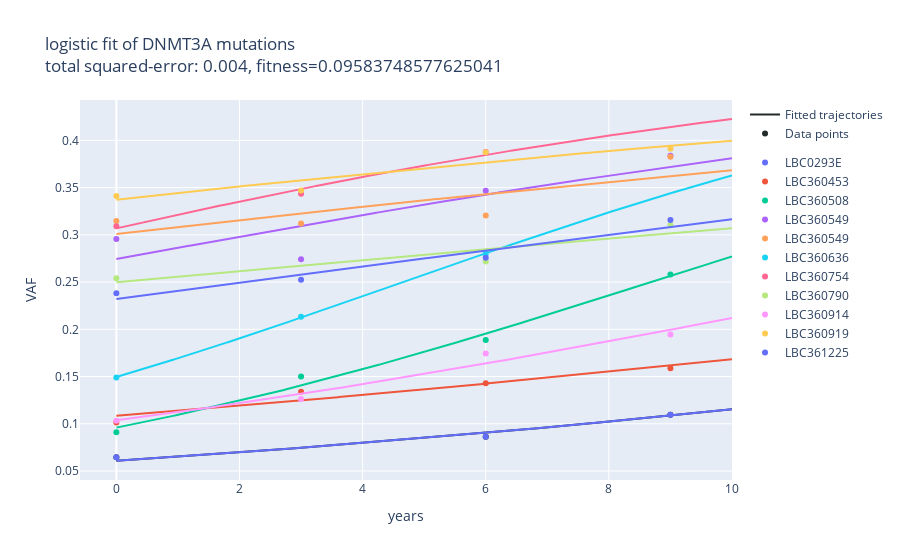

Here is the notebook cell this chart was saved with:
### Markdown cell above
We can now check the fitted trajectories and model report

### Code cell
DNMT3A.plot()

### Figure 1 — Plotly figure (JSON) as saved in the notebook; plotly's stock layout.template omitted (floating-point values rounded to 4 significant figures; data arrays with more than 128 entries replaced by an {"elided": "..."} marker saying what was removed)
{"data": [{"legendgroup": "group", "line": {"color": "#222A2A"}, "mode": "lines", "name": "Fitted trajectories", "type": "scatter", "x": {"elided": "1000 float values"}, "y": {"elided": "1000 float values"}}, {"legendgroup": "group", "line": {"color": "#222A2A"}, "mode": "markers", "name": "Data points", "type": "scatter", "x": [0, 6, 9], "y": [0.0646, 0.0862, 0.1097]}, {"legendgroup": "group2", "line": {"color": "#636EFA"}, "mode": "markers", "name": "LBC0293E", "type": "scatter", "x": [0, 6, 9], "y": [0.0646, 0.0862, 0.1097]}, {"legendgroup": "group2", "line": {"color": "#636EFA"}, "mode": "lines", "name": "Fitted trajectories", "showlegend": false, "type": "scatter", "x": {"elided": "1000 float values"}, "y": {"elided": "1000 float values"}}, {"legendgroup": "group2", "line": {"color": "#EF553B"}, "mode": "markers", "name": "LBC360453", "type": "scatter", "x": [0, 3, 6, 9], "y": [0.1015, 0.134, 0.143, 0.1588]}, {"legendgroup": "group2", "line": {"color": "#EF553B"}, "mode": "lines", "name": "Fitted trajectories", "showlegend": false, "type": "scatter", "x": {"elided": "1000 float values"}, "y": {"elided": "1000 float values"}}, {"legendgroup": "group2", "line": {"color": "#00CC96"}, "mode": "markers", "name": "LBC360508", "type": "scatter", "x": [0, 3, 6, 9], "y": [0.091, 0.15, 0.1888, 0.2581]}, {"legendgroup": "group2", "line": {"color": "#00CC96"}, "mode": "lines", "name": "Fitted trajectories", "showlegend": false, "type": "scatter", "x": {"elided": "1000 float values"}, "y": {"elided": "1000 float values"}}, {"legendgroup": "group2", "line": {"color": "#AB63FA"}, "mode": "markers", "name": "LBC360549", "type": "scatter", "x": [0, 3, 6, 9], "y": [0.2957, 0.2741, 0.3467, 0.3837]}, {"legendgroup": "group2", "line": {"color": "#AB63FA"}, "mode": "lines", "name": "Fitted trajectories", "showlegend": false, "type": "scatter", "x": {"elided": "1000 float values"}, "y": {"elided": "1000 float values"}}, {"legendgroup": "group2", "line": {"color": "#FFA15A"}, "mode": "markers", "name": "LBC360549", "type": "scatter", "x": [0, 3, 6, 9], "y": [0.3146, 0.3119, 0.3205, 0.3827]}, {"legendgroup": "group2", "line": {"color": "#FFA15A"}, "mode": "lines", "name": "Fitted trajectories", "showlegend": false, "type": "scatter", "x": {"elided": "1000 float values"}, "y": {"elided": "1000 float values"}}, {"legendgroup": "group2", "line": {"color": "#19D3F3"}, "mode": "markers", "name": "LBC360636", "type": "scatter", "x": [0, 3, 6], "y": [0.149, 0.2133, 0.28]}, {"legendgroup": "group2", "line": {"color": "#19D3F3"}, "mode": "lines", "name": "Fitted trajectories", "showlegend": false, "type": "scatter", "x": {"elided": "1000 float values"}, "y": {"elided": "1000 float values"}}, {"legendgroup": "group2", "line": {"color": "#FF6692"}, "mode": "markers", "name": "LBC360754", "type": "scatter", "x": [0, 3, 6], "y": [0.3091, 0.3435, 0.3876]}, {"legendgroup": "group2", "line": {"color": "#FF6692"}, "mode": "lines", "name": "Fitted trajectories", "showlegend": false, "type": "scatter", "x": {"elided": "1000 float values"}, "y": {"elided": "1000 float values"}}, {"legendgroup": "group2", "line": {"color": "#B6E880"}, "mode": "markers", "name": "LBC360790", "type": "scatter", "x": [0, 6, 9], "y": [0.2541, 0.2718, 0.3103]}, {"legendgroup": "group2", "line": {"color": "#B6E880"}, "mode": "lines", "name": "Fitted trajectories", "showlegend": false, "type": "scatter", "x": {"elided": "1000 float values"}, "y": {"elided": "1000 float values"}}, {"legendgroup": "group2", "line": {"color": "#FF97FF"}, "mode": "markers", "name": "LBC360914", "type": "scatter", "x": [0, 3, 6, 9], "y": [0.1032, 0.1262, 0.1743, 0.1945]}, {"legendgroup": "group2", "line": {"color": "#FF97FF"}, "mode": "lines", "name": "Fitted trajectories", "showlegend": false, "type": "scatter", "x": {"elided": "1000 float values"}, "y": {"elided": "1000 float values"}}, {"legendgroup": "group2", "line": {"color": "#FECB52"}, "mode": "markers", "name": "LBC360919", "type": "scatter", "x": [0, 3, 6, 9], "y": [0.3411, 0.3469, 0.3874, 0.3911]}, {"legendgroup": "group2", "line": {"color": "#FECB52"}, "mode": "lines", "name": "Fitted trajectories", "showlegend": false, "type": "scatter", "x": {"elided": "1000 float values"}, "y": {"elided": "1000 float values"}}, {"legendgroup": "group2", "line": {"color": "#636EFA"}, "mode": "markers", "name": "LBC361225", "type": "scatter", "x": [0, 3, 6, 9], "y": [0.2383, 0.2526, 0.2758, 0.3156]}, {"legendgroup": "group2", "line": {"color": "#636EFA"}, "mode": "lines", "name": "Fitted trajectories", "showlegend": false, "type": "scatter", "x": {"elided": "1000 float values"}, "y": {"elided": "1000 float values"}}], "layout": {"title": {"text": "logistic fit of DNMT3A mutations <br>total squared-error: 0.004, fitness=0.09583748577625041"}, "xaxis": {"title": {"text": "years"}}, "yaxis": {"title": {"text": "VAF"}}}}
